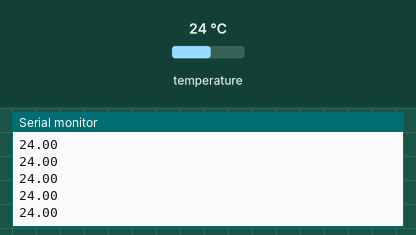
Simulated run of this sketch. Board: Arduino Uno, built with avr-gcc and run on an emulated ATmega328P. On the bench: the last lines printed to the serial monitor. Inputs (shaded band) come from the test bench; at power-on: temperature 24 °C.

Above: at 1.2 s.
1.3 s: temperature set to 12 °C
At 2.0 s:
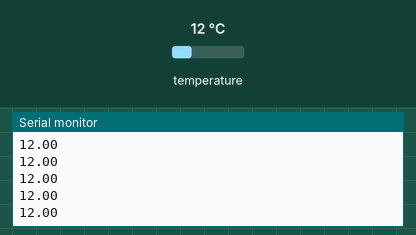
2.8 s: temperature set to 19 °C
At 3.8 s:
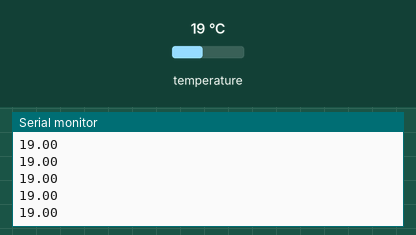
Timing chart, 0 to 5.8 s (numbered marks = the images above; inputs shaded):
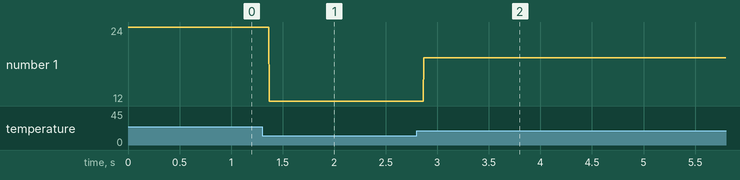

Measured:
- after the input at 1.3 s, the serial monitor: prints a new line after 0.07 s (image 1)
- after the input at 2.8 s, the serial monitor: prints a new line after 0.07 s (image 2)
- plotted number 1: 24 → 12 after the input at 1.3 s, 12 → 19 after the input at 2.8 s

The sketch:

BMP280Test.ino
```cpp
#include "Adafruit_Sensor.h"
#include "Adafruit_BME280.h"


Adafruit_BME280 bme;

void setup() {
  // put your setup code here, to run once:
// BMP280 starten

unsigned status;
  Serial.begin(9600);
  status = bme.begin();

    if (!status) {
        Serial.println("Could not find a valid BME280 sensor, check wiring, address, sensor ID!");
        Serial.print("SensorID was: 0x"); Serial.println(bme.sensorID(),16);
        while (1) delay(10);
    }
}

void loop() {
  // put your main code here, to run repeatedly:
  Serial.println(bme.readTemperature());

}
```
